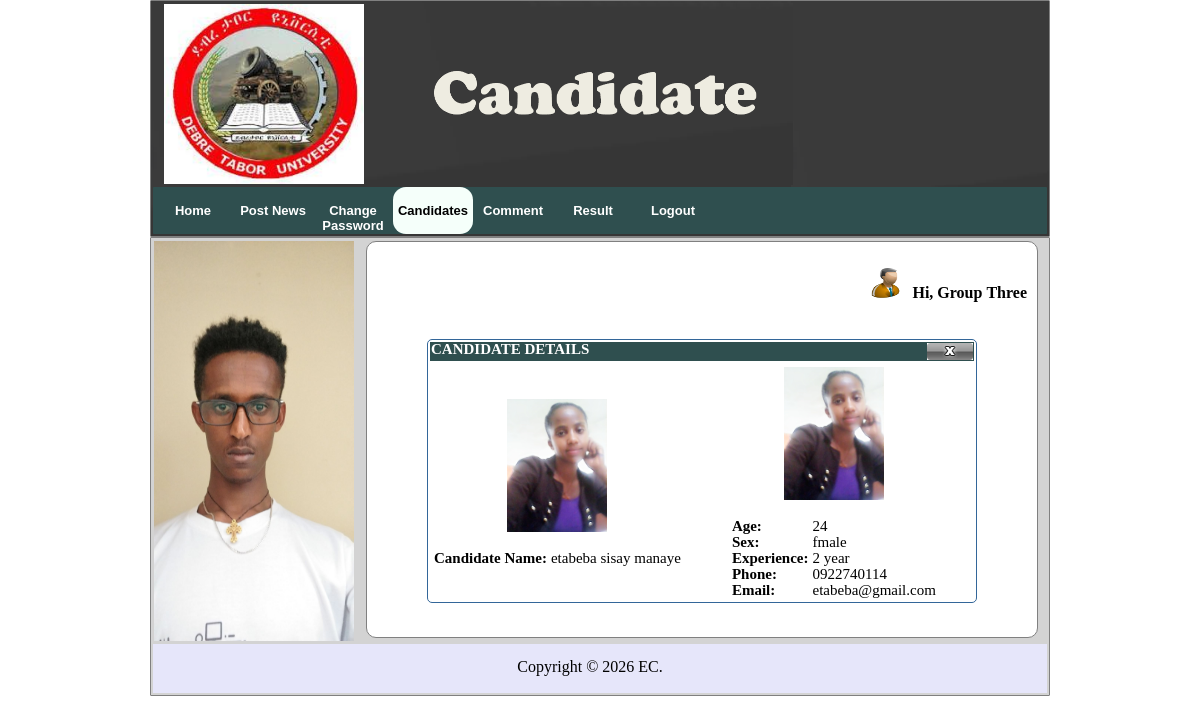
The app's page /c_can.php?key=10 (signed in) with its own data.
### tables this page shows
CREATE TABLE `user` (
  `fname` varchar(25) NOT NULL,
  `mname` varchar(25) NOT NULL,
  `lname` varchar(25) NOT NULL,
  `u_id` varchar(15) NOT NULL,
  `sex` varchar(10) NOT NULL,
  `age` varchar(25) NOT NULL,
  `phone` varchar(15) NOT NULL,
  `email` varchar(30) NOT NULL,
  `role` enum('admin','officer','department','discipline_committee','candidate') NOT NULL,
  `username` varchar(25) NOT NULL,
  `password` varchar(255) NOT NULL,
  `status` int(1) NOT NULL,
  `station` varchar(25) NOT NULL,
  `login_attempts` int(11) NOT NULL DEFAULT 0,
  `last_attempt` datetime DEFAULT NULL
);

CREATE TABLE `candidate` (
  `c_id` int(11) NOT NULL,
  `u_id` varchar(50) DEFAULT NULL,
  `fname` varchar(20) NOT NULL,
  `mname` varchar(20) NOT NULL,
  `lname` varchar(20) NOT NULL,
  `student_id` varchar(50) DEFAULT NULL,
  `year` int(1) DEFAULT NULL,
  `sex` varchar(10) NOT NULL,
  `age` int(11) NOT NULL,
  `department` varchar(255) DEFAULT NULL,
  `phone` varchar(20) NOT NULL,
  `email` varchar(20) NOT NULL,
  `experience` varchar(25) NOT NULL,
  `candidate_photo` varchar(40) NOT NULL,
  `username` varchar(25) NOT NULL,
  `password` varchar(255) NOT NULL,
  `cgpa` decimal(3,2) NOT NULL,
  `is_active` tinyint(1) NOT NULL DEFAULT 1,
  `status` tinyint(1) NOT NULL DEFAULT 1
);

### c_can.php (the view, shortened to what this page needs)
<?php
include("connection.php");
    ?>
    <?php
$user_id = $_SESSION['u_id'];
$stmt = $conn->prepare("SELECT fname, mname FROM candidate WHERE c_id = ?");
$stmt->bind_param("s", $user_id);
$stmt->execute();
$result = $stmt->get_result();
if ($result->num_rows > 0) {
    $row = $result->fetch_assoc();
    $FirstName = $row['fname'];
    $middleName = $row['mname'];
    $user_type = 'candidate';
} else {
    $stmt = $conn->prepare("SELECT fname, mname FROM user WHERE u_id = ?");
    $stmt->bind_param("s", $user_id);
    $stmt->execute();
    $result = $stmt->get_result();
    if ($result->num_rows > 0) {
        $row = $result->fetch_assoc();
        $FirstName = $row['fname'];
        $middleName = $row['mname'];
    } else {
        die("Error: User not found in the database.");
    }
}
?>
<!DOCTYPE html PUBLIC "-//W3C//DTD XHTML 1.0 Transitional//EN" "http://www.w3.org/TR/xhtml1/DTD/xhtml1-transitional.dtd">
<html xmlns="http://www.w3.org/1999/xhtml">
<head>
    <link rel="stylesheet" href="main.css" type="text/css" media="screen"/>
    <link href="menu.css" rel="stylesheet" type="text/css" media="screen"/>
</head>
<body>
    <table align="center" style="width:900px;border:1px solid gray;background:white url(img/tbg.png) repeat-x left top;border-radius:1px">
        <tr style="height:auto;border-radius:1px;background:white url(img/tbg.png) repeat-x left top;">
            <th colspan="2">
                <a href="candidate_view.php"><img src="img/logo.JPG" width="200px" height="180px" align="left" style="margin-left:10px"></a>
                <img src="img/can.png" width="400px" style="margin-left:30px;margin-top:30px" align="center">
            </th>
        </tr>
        <tr>
            <td colspan="2" bgcolor="#2f4f4f" id="Menus" style="height:auto;border-radius:1px;">
                <ul>
                    <li><a href="candidate_view.php">Home</a></li>
                    <li><a href="post.php">Post News</a></li>
                    <li><a href="can_change.php">Change Password</a></li>
                    <li class="active"><a href="can_candidate.php">Candidates</a></li>
                    <li><a href="can_comment.php">Comment</a></li>
                    <li><a href="can_result.php">Result</a></li>
                    <li><a href="clogout.php">Logout</a></li>
                </ul>
            </td>
        </tr>
    </table>
    <table align="center" bgcolor="d3d3d3" style="width:900px;border:1px solid gray;border-radius:1px;" height="400px">
        <tr valign="top">
            <td>
                <div id="left">
                    <img src="deve/c.JPG" width="200px" height="400px" border="0">
                </div>
            </td>
            <td>
                <div id="right">
                    <div class="desk">
                        <h1 align="right">
                            <?php
                            echo '<img src="img/people.png" width="40px" height="30px">&nbsp;';
                            echo '<font style="text-transform:capitalize;" face="times new roman" color="black" size="3">Hi,&nbsp;' . htmlspecialchars($FirstName) . "&nbsp;" . htmlspecialchars($middleName) . '</font>';
                            ?>
                        </h1>
                        <br><br>
                        <?php
                        $ctrl = $_GET['key'] ?? '';
                        $stmt = $conn->prepare("SELECT fname, mname, lname, age, sex, phone, email, experience, candidate_photo FROM candidate WHERE c_id = ?");
                        $stmt->bind_param("s", $ctrl);
                        $stmt->execute();
                        $result = $stmt->get_result();
                        if ($result->num_rows == 1) {
                            $row = $result->fetch_assoc();
                            $r1 = htmlspecialchars($row['fname']);
                            $r2 = htmlspecialchars($row['mname']);
                            $r3 = htmlspecialchars($row['lname']);
                            $r4 = htmlspecialchars($row['age']);
                            $r5 = htmlspecialchars($row['sex']);
                            $r8 = htmlspecialchars($row['phone']);
                            $r9 = htmlspecialchars($row['email']);
                            $r10 = htmlspecialchars($row['experience']);
                            $r13 = htmlspecialchars($row['candidate_photo']);
                            ?>
                            <form id="form1" method="POST" action="c_can.php" onsubmit="return formValidation()">
                                <table valign="top" align="center" style="border-radius:5px;border:1px solid #336699;width:550px">
                                    <tr>
                                        <th colspan="2" bgcolor="#2f4f4f">
                                            <font color="white" align="center" style="text-transform:uppercase;">
                                                Candidate Details
                                            </font>
                                            <a href="can_candidate.php" title="Close"><img src="img/close_icon.gif" align="right"></a>
                                        </th>
                                    </tr>
                                    <tr>
                                        <td>
                                            <table>
                                                <tr><td colspan="2" align="center"><img src="<?php echo file_exists($r13) ? $r13 : 'img/default_candidate.jpg'; ?>" width="100px"></td></tr>
                                                <tr><td colspan="2">&nbsp;&nbsp;&nbsp;&nbsp;&nbsp;&nbsp;&nbsp;&nbsp;&nbsp;&nbsp;&nbsp;</td></tr>
                                                <tr><td><b>Candidate Name:</b></td><td><?php echo $r1 . "&nbsp;" . $r2 . "&nbsp;" . $r3; ?></td></tr>
                                            </table>
                                        </td>
                                        <td>
                                            <table>
                                                <tr><td colspan="2" align="center"><img src="<?php echo file_exists($r13) ? $r13 : 'img/default_candidate.jpg'; ?>" width="100px"></td></tr>
                                                <tr><td colspan="2">&nbsp;</td></tr>
                                                <tr><td><b>Age:</b></td><td><?php echo $r4; ?></td></tr>
                                                <tr><td><b>Sex:</b></td><td><?php echo $r5; ?></td></tr>
                                                <tr><td><b>Experience:</b></td><td><?php echo $r10; ?></td></tr>
                                                <tr><td><b>Phone:</b></td><td><?php echo $r8; ?></td></tr>
                                                <tr><td><b>Email:</b></td><td><?php echo $r9; ?></td></tr>
                                            </table>
                                        </td>
                                    </tr>
                                </table>
                            </form>
                            <?php
                        } else {
                            echo '<p class="error">Candidate is not registered!</p>';
                        }
                        ?>
                        <br><br>
                    </div>
                </div>
            </td>
        </tr>
        <tr>
            <td colspan="2" bgcolor="#E6E6FA" align="center">
                <div id="bottom">
                    <p style="text-align:center;padding-right:20px;">Copyright &copy; <?php echo date("Y"); ?> EC.</p>
                </div>
            </td>
        </tr>
    </table>
</body>
</html>

### main.css (style rules this page uses)
body { margin: 0; padding: 0; background:white ; position:relative; font-family:Verdana, Arial, Helvetica, sans-serif; font-size:15px; line-height:12px; text-align:justify; padding-left:0px; margin-top:auto; }
#left { background-color: #fff8dc; float: left; width: 200px; border: 1px SlateGray; border-radius: 10px; }
.desk { background-color: #ffffff; width:650px; margin-left:-80px; height:auto; border:1px solid gray; border-radius:10px; padding:10px 10px 10px 10px; }
#right { float: right; width: 550px; margin-right: 50px; font-family: Century; }
#right h1 { margin-left: 20px; font-family: Times New Roman ; color: black; font-size: 24px; }
#bottom p { font-family: Times New Roman ; font-size: 16px; color: black; height:15px; width:800px; }

### menu.css (style rules this page uses)
#Menus { width: 750px; height:17px; margin: 0 auto; padding: 0; }
#Menus ul { margin: 0; padding: 0; list-style: none; line-height: normal; }
#Menus li { float: left; }
#Menus a { display: block; width: 80px; height: 31px; padding-top: 16px; text-decoration: none; text-align: center; font-family: Arial, Helvetica, sans-serif; font-size: 13px; font-weight: bold; border-radius:13px; color:white; }
#Menus .active a { background: #F5FFFA url(img/Active.jpg) repeat-x left bottom; padding-left: 0; color: #000000; }

### records on screen
user: fname "Group", mname "Three"
candidate: candidate_photo (picture), fname "etabeba", mname "sisay", lname "manaye", age "24", sex "fmale", experience "2 year", phone "0922740114", email "etabeba@gmail.com"
